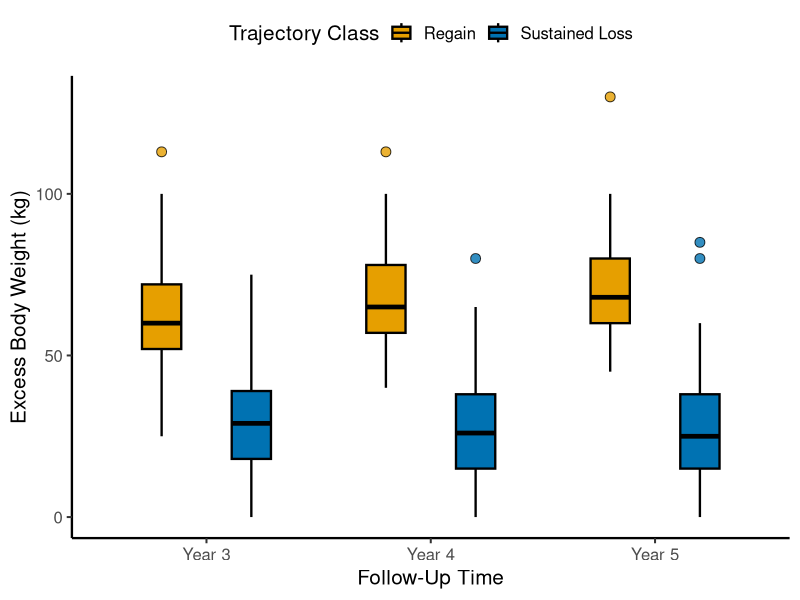

The R source for this figure:
library(ggplot2)

df = read.csv("data_ebw_cohort.csv", stringsAsFactors = FALSE)

outlier_rows = do.call(rbind, lapply(seq_len(nrow(df)), function(i) {
  outs = df$outliers[i]
  if (is.na(outs) || outs == "") return(NULL)
  vals = as.numeric(strsplit(outs, ";")[[1]])
  data.frame(time = df$time[i], class = as.character(df$class[i]), value = vals)
}))

df$class = as.character(df$class)
df$time_f = factor(df$time)
colors = c("1" = "#E69F00", "2" = "#0072B2")

dodge_width = 0.8
x_levels = levels(df$time_f)
offsets = c("1" = -dodge_width / 4, "2" = dodge_width / 4)
outlier_rows$x_pos = as.numeric(factor(as.character(outlier_rows$time), levels = x_levels)) +
  offsets[as.character(outlier_rows$class)]
outlier_rows$fill_col = colors[as.character(outlier_rows$class)]

p = ggplot(df, aes(x = time_f, fill = class, group = interaction(time_f, class))) +
  geom_boxplot(
    aes(ymin = ymin, lower = lower, middle = middle, upper = upper, ymax = ymax),
    stat = "identity",
    position = position_dodge(width = dodge_width),
    width = 0.35, linewidth = 0.8, color = "black", outlier.shape = NA
  ) +
  geom_point(
    data = outlier_rows,
    aes(x = x_pos, y = value),
    fill = outlier_rows$fill_col,
    size = 3, alpha = 0.8, shape = 21, color = "black", inherit.aes = FALSE
  ) +
  scale_fill_manual(values = colors, name = "Trajectory Class",
                    labels = c("1" = "Regain", "2" = "Sustained Loss")) +
  scale_x_discrete(labels = c("3" = "Year 3", "4" = "Year 4", "5" = "Year 5")) +
  scale_y_continuous(breaks = c(0, 50, 100)) +
  labs(
    x = "Follow-Up Time",
    y = "Excess Body Weight (kg)"
  ) +
  theme_classic(base_size = 15) +
  theme(
    legend.position = "top",
    axis.line = element_line(linewidth = 0.8)
  )

ggsave("figs2_ebw_cohort.png", p, width = 5, height = 4, dpi = 800, bg = "white")
